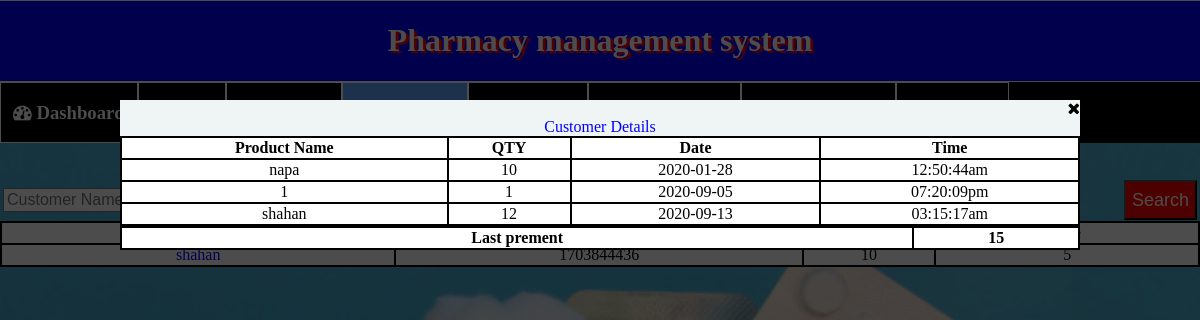
/Customer.php?id=1703844436, run on the app's committed database.
### tables this page shows
CREATE TABLE `per_customer` (
  `Cphone` varchar(50) NOT NULL,
  `product_name` varchar(50) NOT NULL,
  `qty` bigint(20) NOT NULL,
  `date` varchar(20) NOT NULL,
  `time` varchar(20) NOT NULL
);

CREATE TABLE `customer` (
  `customer_name` varchar(50) NOT NULL,
  `customer_phone` bigint(20) NOT NULL,
  `QTY` int(11) NOT NULL,
  `due` bigint(20) NOT NULL,
  `last_prement` bigint(20) NOT NULL
);

### Customer.php (the view, shortened to what this page needs)
<!DOCTYPE html>
<html>
	<head>
		<link rel="stylesheet"  href="mystylesheet.css">
		<link rel="stylesheet" href="https://cdnjs.cloudflare.com/ajax/libs/font-awesome/4.7.0/css/font-awesome.min.css">
	</head>
	<body>
		<div class="full-height">
			<div id="customer_popup" class="popup_customer_main_div">
				<div  class="popup_customer_div">
					<i id="close_color" style="float:right; cursor:pointer;" class="fa fa-close" onClick="customer(2)" onmouseenter="mouseEnter(this)"onmouseleave="mouseLeave(this)"></i><br>
					<table>
						<caption style="color:blue;">Customer Details </caption>
					<tr>
						<th>Product Name</th>
						<th>QTY</th>
						<th>Date</th>
						<th>Time</th>
					</tr>
					<?php
					include("database connection/ctn.php");
					$find=$_GET['id'];
					$sql3="select * from per_customer ";
					$result = mysqli_query($conn,$sql3);
						while($array=mysqli_fetch_array($result))
						{
							if($find==$array['Cphone'])
							{
							?>
								<tr>
									<td><?php echo $array['product_name'];?></a></td>
									<td><?php echo $array['qty']; ?></td>
									<td><?php echo $array['date']; ?></td>
									<td><?php echo $array['time']; ?></td>
								</tr>
							<?php
							}
						}
					?>
				</table>
				<table>
					<tr>
						<th colspan="2">Last prement</th>
						<th colspan="2">
							<?php
								$sql9="select * from customer where customer_phone=".$find;
								$result2 = mysqli_query($conn,$sql9);
								$array2 = mysqli_fetch_array($result2);
								echo $array2['last_prement'];
							?>
						</th>
				</table>
				</div>
			</div>
			<div class="head" style="min-width:330px;">
				<h1 class="title_edit">Pharmacy management system</h1>
			</div>
			<div class="menu" style="min-width:330px;">
				<a href="dashboard.php" target=""><h3><i class="fa fa-dashboard text-green"></i> Dashboard </h3></a>
				<a href="sales.php" target=""><h3> <i class="fa fa-shopping-cart text-primary Sales"></i> Sales </h3></a>
				<a href="Product.php" target=""><h3><i class="fa fa-shopping-basket text-primary"></i> Product </h3>
				<a href="Customer.php" target="" style="background:#66a3ff;"><h3><i class="fa fa-user-o text-primary"></i> Customer </h3></a>
				<a href="Supplier.php" target=""><h3><i class="fa fa-users text-primary"></i> Supplier</h3></a>
				<a href="Sales_report.php" target=""><h3><i class="fa fa-bar-chart-o text-primary"></i> Sales Report</h3></a>
				<a href="Stock_report.php" target=""><h3><i class="fa fa-cubes"></i> Stock report</h3></a>
				<a href="index.php" target=""><h3><i class="fa fa-power-off"></i> Log Out</h3></a>
			</div>
			<div class="main_div_customer">
				<table>
					<caption style="font-size:30px; color:white;">Customer Details </caption>
					<tr>
						<th colspan="3" style="border:2px solid transparent; background:transparent; border-bottom:2px solid black;">
						</th>
						<th style="border:2px solid transparent; background:transparent; border-bottom:2px solid black;"><input type="submit" value="Search">
						</th>
					</tr>
					<tr>
						<th >Customer Name</th>
						<th>Contact Number</th>
						<th>QTY</th>
						<th>Due</th>
					</tr>
					<?php
					include("database connection/ctn.php");
					$sql="select * from customer";
					$result = mysqli_query($conn,$sql);
					while($array=mysqli_fetch_array($result))
					{
					?>
						<tr>
							<td> <a href="Customer.php?id=<?php echo $array['customer_phone']; ?>" target="" style="background:white;color:blue;" onClick="customer(1)" name=""> <?php echo $array['customer_name']; ?></a></td>
							<td><?php echo $array['customer_phone']; ?></td>
							<td><?php echo $array['QTY']; ?></td>
							<td><?php echo $array['due']; ?></td>
						</tr>
					<?php
					}
			?>
				</table>
			</div>
		</div>
	</body>
</html>

### mystylesheet.css (style rules this page uses)
html, body { height: 100%; margin: 0; }
.full-height { height: 100%; }
a:link, a:visited { background-color: black; color: white; text-align: center; text-decoration: none; }
.head { width:100%; height:auto; border-top:1px solid white; border-bottom:1px solid white; background:blue; color: white; min-width:200px; }
.menu { width:100%; height:auto; background:black; color: white; float:left; min-width:200px; }
.menu a { float:left; border:0px solid black; padding-left:1%; padding-right:1%; border:1px solid white; display:inline; }
.title_edit { text-shadow: 3px 2px red; text-align:center; }
h3 { text-align:center; }
table,th,td { border:2px solid black; border-collapse:collapse; }
th,td { text-align: center; background-color:white; }
table { width:100%; }
input[type="submit"] { outline: none; height: 40px; background:red; color:white; font-size: 18px; float:right; }
.main_div_customer { width:100%; height:auto;min-height:500px; float:left; }
.popup_customer_main_div { width:100%;height:100%;display:block;background:red;z-index:1;position:fixed;background:rgba(0, 0, 0,.7); }
.popup_customer_div { width:80%;height:auto;display:block;background:#eff5f5;z-index:1; text-align:centen; margin:100px auto;min-width:230px;overflow: scroll; }

### Customer.php (style rules this page uses)
html, body { background-image: url("image\\sell_pic_6.jpg"); background-size: cover; }

### data on the page
per_customer: product_name "napa", qty "10", date "2020-01-28", time "12:50:44am"
per_customer: product_name "1", qty "1", date "2020-09-05", time "07:20:09pm"
per_customer: product_name "shahan", qty "12", date "2020-09-13", time "03:15:17am"
customer: last_prement "15", customer_name "shahan", customer_phone "1703844436", QTY "10", due "5"
